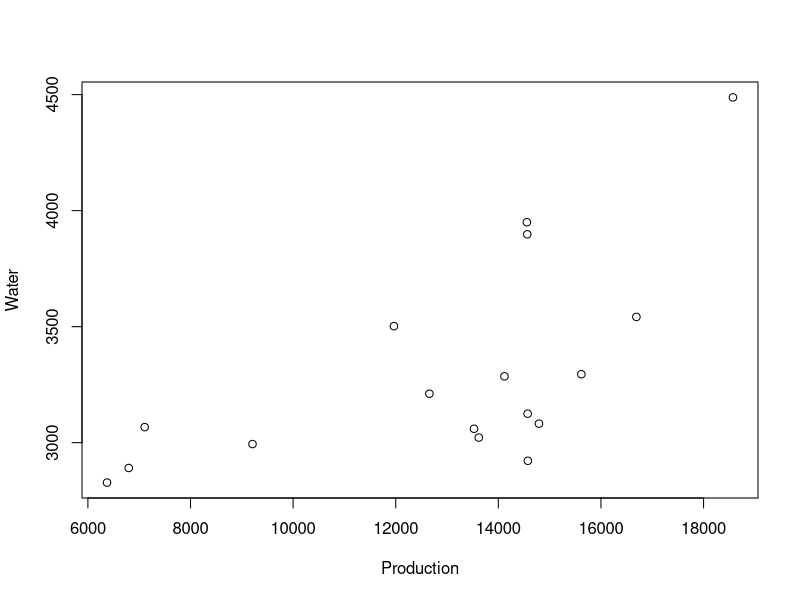
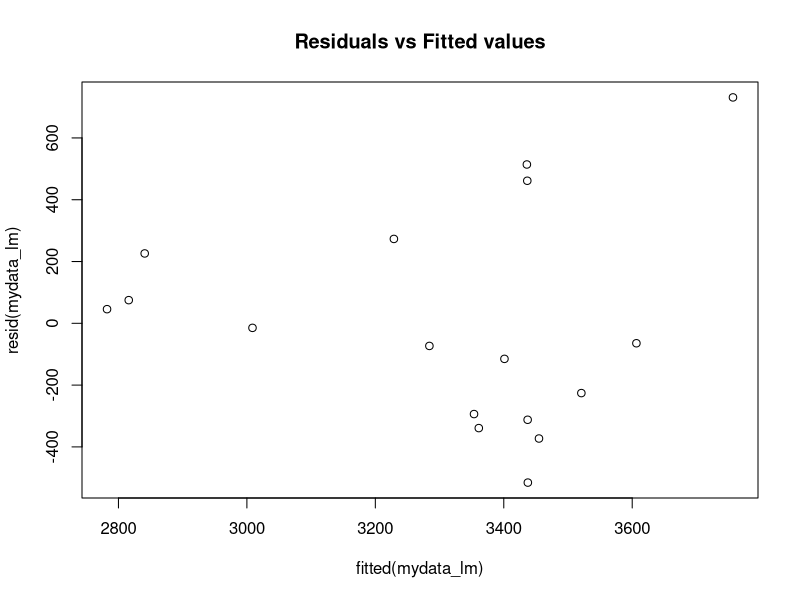
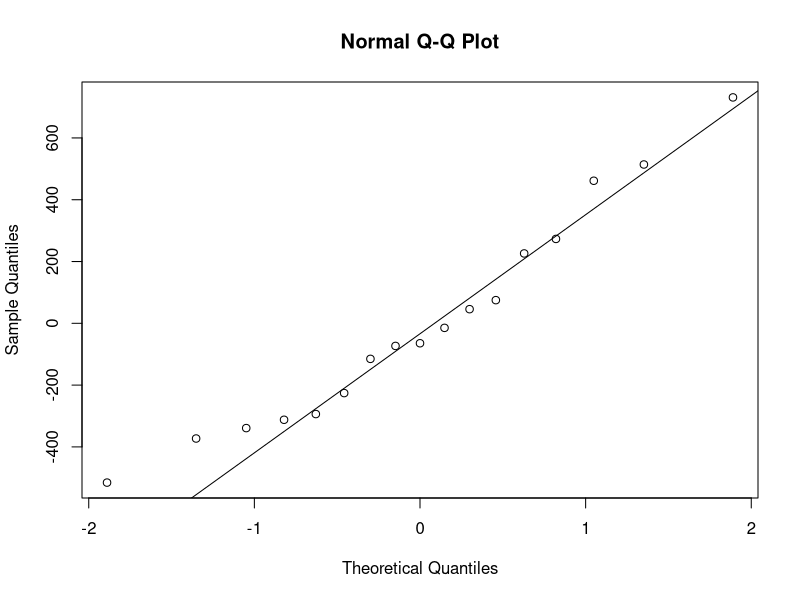
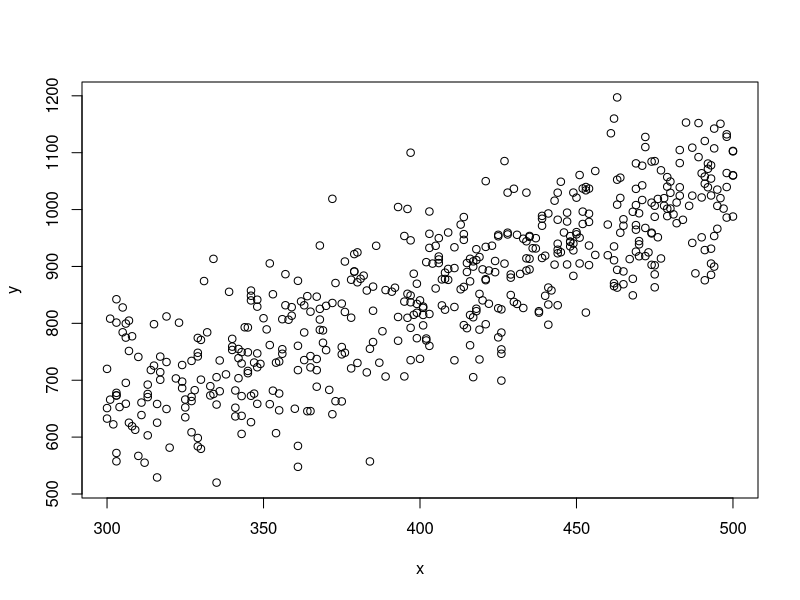
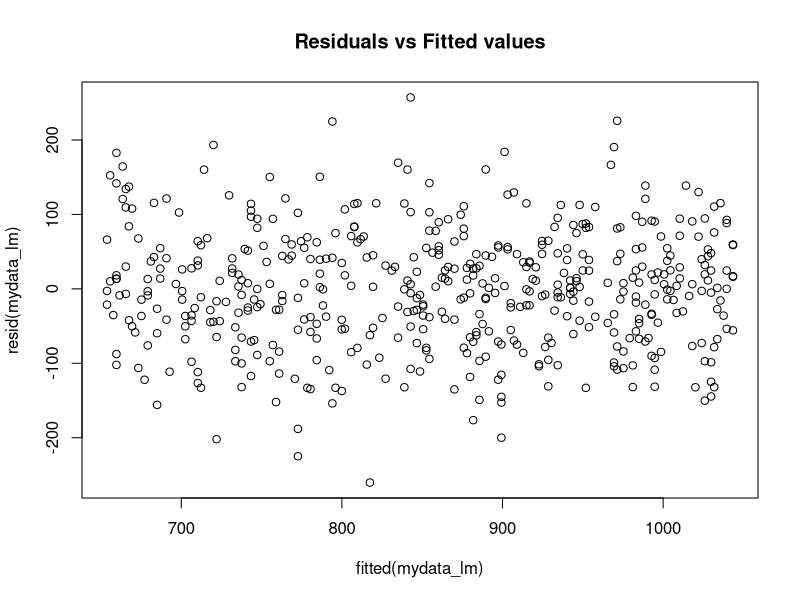
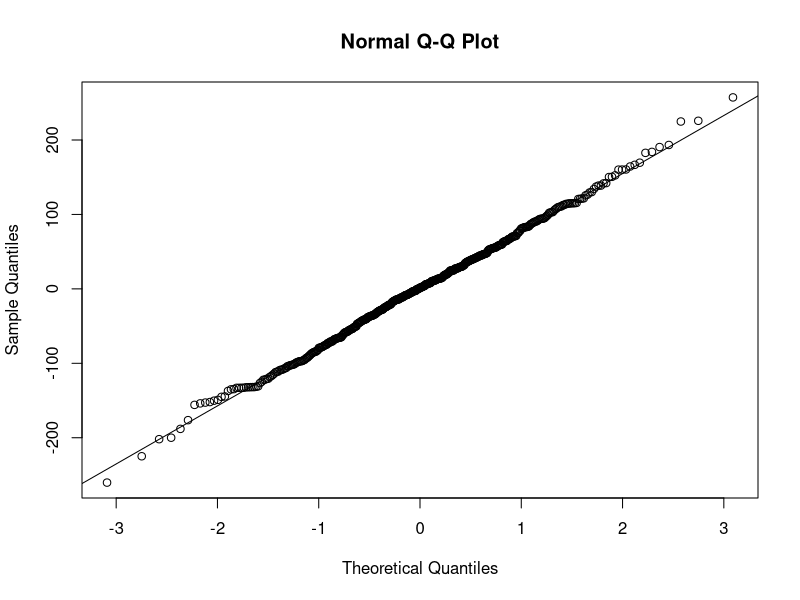
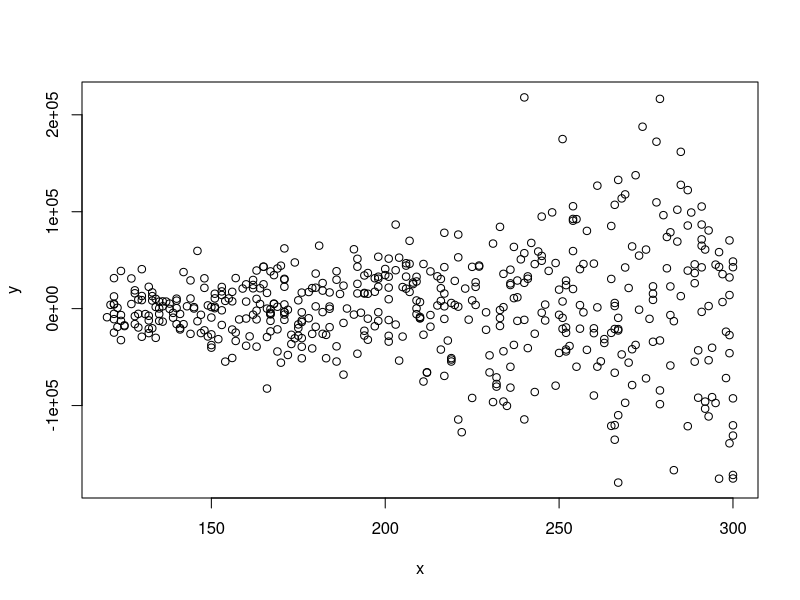
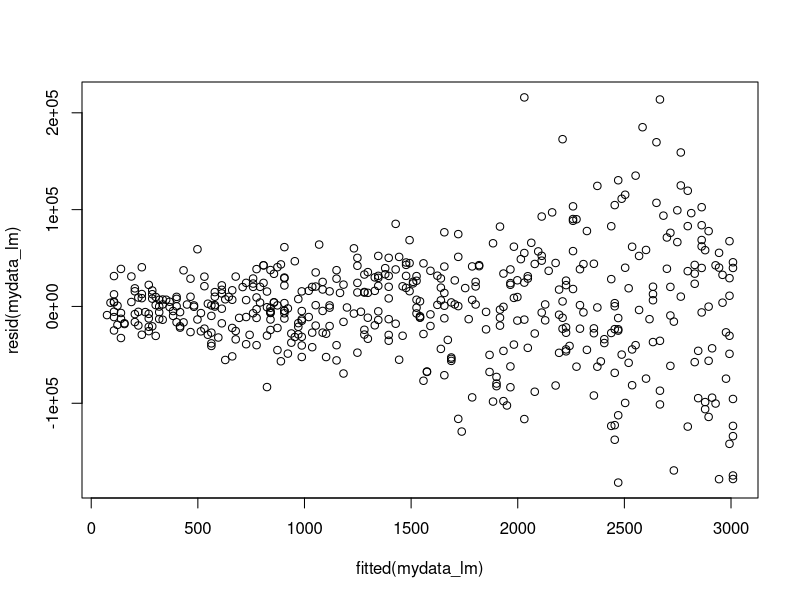

Write the R code that produced these figures, in order.
## ---- chunk 1
knitr::opts_chunk$set(echo = TRUE, comment=NA, toc=TRUE)
library(tidyverse)
## ---- chunk 2
mydata <- read_csv("water.csv")
attach(mydata)
head(mydata)
## ---- chunk 3
plot(mydata)
## ---- chunk 4
mydata_lm <- lm(Water ~ Production)
summary(mydata_lm)
## ---- chunk 5
plot(fitted(mydata_lm), resid(mydata_lm), main =  "Residuals vs Fitted values")
## ---- chunk 6
qqnorm(mydata_lm$residuals)
qqline(mydata_lm$residuals)
## ---- chunk 7
mydata <- read_csv("LinearReg1.csv")
attach(mydata)
head(mydata)
## ---- chunk 8
plot(mydata)
## ---- chunk 9
mydata_lm <- lm(y ~ x)
summary(mydata_lm)
## ---- chunk 10
plot(fitted(mydata_lm), resid(mydata_lm), main =  "Residuals vs Fitted values")
## ---- chunk 11
qqnorm(mydata_lm$residuals)
qqline(mydata_lm$residuals)
## ---- chunk 12
mydata <- read_csv("LinearReg2.csv")
attach(mydata)
head(mydata)
## ---- chunk 13
plot(mydata)
## ---- chunk 14
mydata_lm <- lm(y ~ x)
summary(mydata_lm)
## ---- chunk 15
plot(fitted(mydata_lm), resid(mydata_lm))
## ---- chunk 16
qqnorm(mydata_lm$residuals)
qqline(mydata_lm$residuals)
